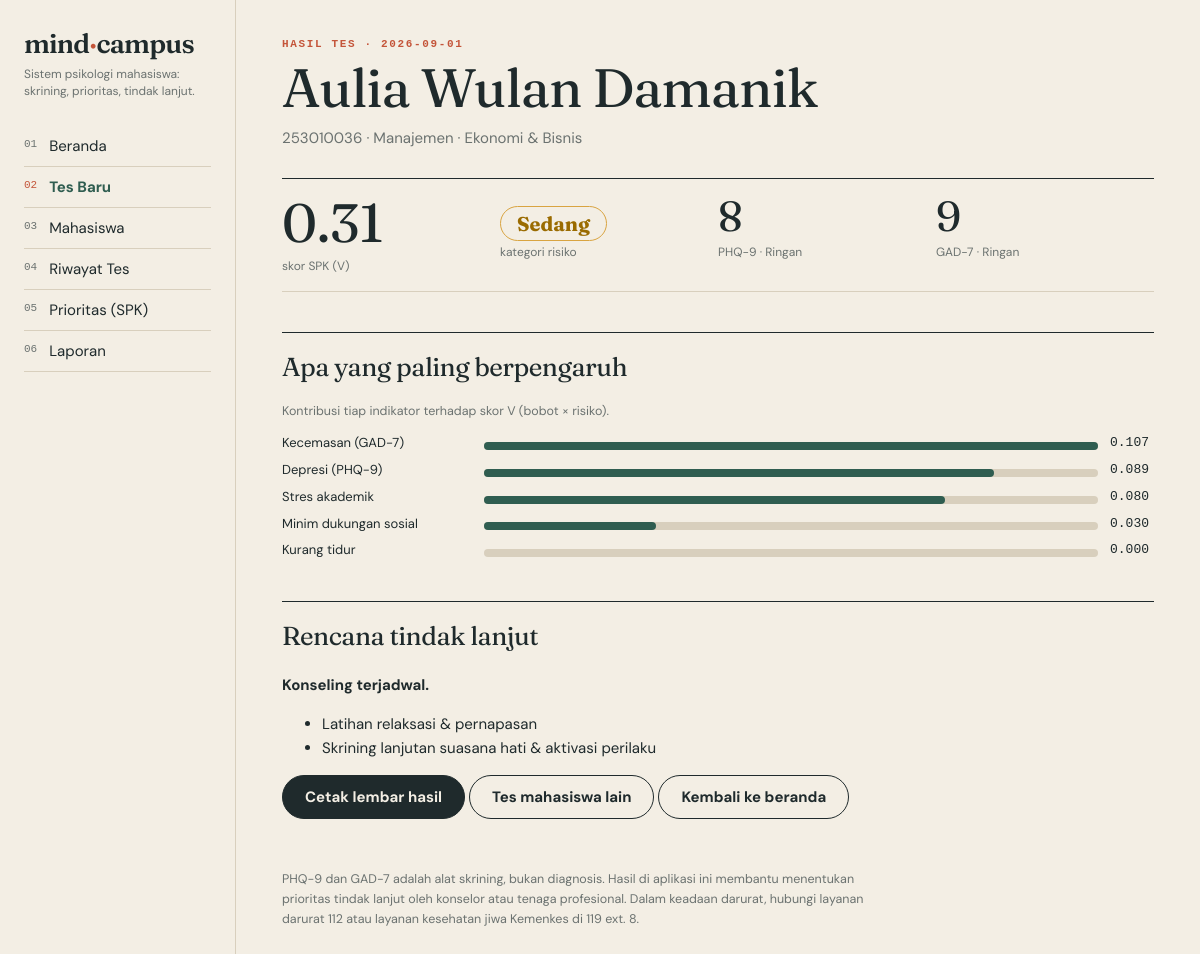
Screenshot of /hasil.php?id=2 with the database file from the repository.
### tables this page shows
CREATE TABLE asesmen (
  id_asesmen INT AUTO_INCREMENT PRIMARY KEY,
  id_mahasiswa INT NOT NULL,
  tanggal DATE NOT NULL,
  phq9 TINYINT NOT NULL CHECK (phq9 BETWEEN 0 AND 27),
  gad7 TINYINT NOT NULL CHECK (gad7 BETWEEN 0 AND 21),
  stres TINYINT NOT NULL CHECK (stres BETWEEN 0 AND 10),
  jam_tidur DECIMAL(3,1) NOT NULL,
  dukungan TINYINT NOT NULL CHECK (dukungan BETWEEN 0 AND 10),
  item9 TINYINT NOT NULL DEFAULT 0,
  item_phq VARCHAR(30) NULL,
  item_gad VARCHAR(30) NULL,
  catatan VARCHAR(255) NULL,
  INDEX (tanggal),
  FOREIGN KEY (id_mahasiswa) REFERENCES mahasiswa(id_mahasiswa) ON DELETE CASCADE
);

CREATE TABLE mahasiswa (
  id_mahasiswa INT AUTO_INCREMENT PRIMARY KEY,
  nim VARCHAR(20) NOT NULL UNIQUE,
  nama VARCHAR(100) NOT NULL,
  jk CHAR(1) NOT NULL DEFAULT 'L',
  prodi VARCHAR(100) NOT NULL,
  fakultas VARCHAR(100) NOT NULL,
  semester TINYINT NOT NULL DEFAULT 1
);

### config.php (called while the page is built, shortened)
<?php
function e($s){ return htmlspecialchars((string)$s, ENT_QUOTES, 'UTF-8'); }

### functions.php (called while the page is built, shortened)
<?php
function bobot($pdo){ return $pdo->query("SELECT kriteria,bobot FROM bobot")->fetchAll(PDO::FETCH_KEY_PAIR); }
function sevPHQ($s){ return $s<5?'Minimal':($s<10?'Ringan':($s<15?'Sedang':($s<20?'Sedang-berat':'Berat'))); }
function sevGAD($s){ return $s<5?'Minimal':($s<10?'Ringan':($s<15?'Sedang':'Berat')); }
function risiko($r){
    return ['phq9'=>$r['phq9']/27,'gad7'=>$r['gad7']/21,'stres'=>$r['stres']/10,
            'tidur'=>max(0,8-$r['jam_tidur'])/8,'dukungan'=>(10-$r['dukungan'])/10];
}
function hitung($r,$w){
    $k=risiko($r); $t=array_sum($w)?:1; $s=0; $dom=''; $m=-1; $kon=[];
    foreach($k as $c=>$v){ $x=$w[$c]/$t*$v; $kon[$c]=$x; $s+=$x; if($x>$m){$m=$x;$dom=$c;} }
    return $r+['skor'=>$s,'dom'=>$dom,'risk'=>$k,'kon'=>$kon,'segera'=>((int)($r['item9']??0))>0];
}
function kategori($r){
    $s=$r['skor'];
    return $s>=.5?['Tinggi','r','Rujuk ke psikolog / psikiater']:($s>=.3?['Sedang','y','Konseling terjadwal']:['Rendah','g','Psikoedukasi & pantau berkala']);
}

### hasil.php (the view, shortened to what this page needs)
<?php require_once 'config.php'; require_once 'functions.php';
$s=$pdo->prepare("SELECT a.*,m.nim,m.nama,m.prodi,m.fakultas FROM asesmen a JOIN mahasiswa m USING(id_mahasiswa) WHERE a.id_asesmen=?");
$s->execute([(int)($_GET['id']??0)]); $a=$s->fetch(); if(!$a){ header('Location: index.php'); exit; }
$w=bobot($pdo); $h=hitung($a,$w); $k=kategori($h);
$kon=$h['kon']; arsort($kon);
include 'header.php'; ?>
<div class="kick">Hasil tes · <?=e($a['tanggal'])?></div>
<h1><?=e($a['nama'])?></h1><p class="lead"><?=e($a['nim'])?> · <?=e($a['prodi'])?> · <?=e($a['fakultas'])?></p>
<div class="st">
<div><b class="big" style="font-size:54px"><?=number_format($h['skor'],2)?></b><span>skor SPK (V)</span></div>
<div><b><span class="bd <?=$k[1]?>" style="font-size:20px;padding:4px 16px"><?=$k[0]?></span></b><span>kategori risiko</span></div>
<div><b><?=$a['phq9']?></b><span>PHQ-9 · <?=sevPHQ($a['phq9'])?></span></div>
<div><b><?=$a['gad7']?></b><span>GAD-7 · <?=sevGAD($a['gad7'])?></span></div>
</div>
<div class="sec"><h2>Apa yang paling berpengaruh</h2><p class="sub">Kontribusi tiap indikator terhadap skor V (bobot × risiko).</p>
<?php $mx=max($kon)?:1; foreach($kon as $c=>$v) echo '<div class="ind"><span>'.e(LBL[$c]).'</span><i class="mb"><i style="width:'.round($v/$mx*100).'%"></i></i><span class="mono">'.number_format($v,3).'</span></div>'; ?></div>
<div class="sec"><h2>Rencana tindak lanjut</h2>
<p><b><?=e($k[2])?>.</b></p><ul><?php foreach(array_slice(array_keys($kon),0,2) as $c) echo '<li>'.e(ucfirst(REK[$c])).'</li>'; ?></ul>
<p class="noprint"><button class="b p" onclick="window.print()">Cetak lembar hasil</button> <a class="b" href="tes.php">Tes mahasiswa lain</a> <a class="b" href="index.php">Kembali ke beranda</a></p></div>
<?php include 'footer.php'; ?>

### header.php (style rules this page uses)
:root { --paper:#f3eee4;--card:#faf6ee;--ink:#1f2a2c;--mu:#6b7270;--line:#d8cfbd;--moss:#2f5d50;--clay:#c4553a;--ochre:#d9a441;--sage:#8fb39a }
* { box-sizing:border-box }
html { scroll-behavior:smooth }
body { margin:0;background:var(--paper);color:var(--ink);font:15px/1.6 "DM Sans",system-ui,sans-serif }
h1,h2,h3 { font-family:Fraunces,Georgia,serif;font-weight:400;letter-spacing:-.02em;margin:0 }
h1 { font-size:clamp(32px,5vw,54px);line-height:1.04 }
h2 { font-size:26px }
.kick { font:600 11px ui-monospace,monospace;letter-spacing:.15em;text-transform:uppercase;color:var(--clay);margin-bottom:10px }
.sec { border-top:1.5px solid var(--ink);padding-top:14px;margin-top:40px }
.lead { max-width:60ch;color:var(--mu);margin:10px 0 0 }
.st { display:grid;grid-template-columns:repeat(auto-fit,minmax(150px,1fr));border-top:1.5px solid var(--ink);border-bottom:1px solid var(--line);margin-top:28px }
.st div { padding:14px 12px 14px 0 }
.st b { display:block;font:400 42px/1.1 Fraunces,Georgia,serif }
.st span { font-size:12px;color:var(--mu) }
.mono { font-family:ui-monospace,monospace;font-size:13px }
.sub { color:var(--mu);font-size:12.5px }
.mb { display:block;height:4px;background:var(--line);border-radius:4px;margin-top:5px;width:90px }
.mb i { display:block;height:4px;border-radius:4px;background:var(--moss) }
.bd { padding:2px 10px;border-radius:99px;font-size:12px;font-weight:700;border:1.5px solid }
.bd.y { color:#9a6b00;border-color:var(--ochre) }
.b { border:1.5px solid var(--ink);border-radius:99px;padding:9px 22px;background:transparent;color:var(--ink);font:inherit;font-weight:700;cursor:pointer;text-decoration:none;display:inline-block }
.b.p { background:var(--ink);color:var(--paper) }
.big { font:400 clamp(64px,10vw,110px)/1 Fraunces,Georgia,serif }
.ind { display:grid;grid-template-columns:190px 1fr 44px;gap:12px;align-items:center;font-size:13px;margin:6px 0 }
.ind .mb { width:auto;height:8px }
.ind .mb i { height:8px }

### rows the page displays
asesmen: tanggal "2026-09-01", id_mahasiswa.nama "Aulia Wulan Damanik", id_mahasiswa.nim "253010036", id_mahasiswa.prodi "Manajemen", id_mahasiswa.fakultas "Ekonomi & Bisnis", item9 "0.31", item9 "Sedang", phq9 "8", phq9 "Ringan", gad7 "9", gad7 "Ringan", item9 "Konseling terjadwal"

### other values shown
$t[0] "01"
$t[1] "Beranda"
$t[0] "02"
$t[1] "Tes Baru"
$t[0] "03"
$t[1] "Mahasiswa"
$t[0] "04"
$t[1] "Riwayat Tes"
$t[0] "05"
$t[1] "Prioritas (SPK)"
$t[0] "06"
$t[1] "Laporan"
LBL[$c] "Kecemasan (GAD-7)"
$v "0.107"
LBL[$c] "Depresi (PHQ-9)"
